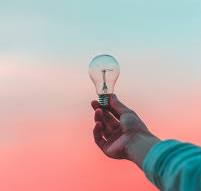
#> input picture images.jpg, 201 x 191 px
$ python Main.2.py
#> lines starting #> are read from the running program, lines starting #| are printed output that depends on the picture
import cv2
import numpy as np
import matplotlib.pyplot as plt

image = cv2.imread('images.jpg')
#> image is the input picture: shape (191, 201, 3); mean B, G, R 172.2, 174.3, 194.8
image_rgb = cv2.cvtColor(image, cv2.COLOR_BGR2RGB)

# Rotate the image by 45 degrees around its center
(h, w) = image.shape[:2]
#> h = 191; w = 201
center = (w//2, h//2)
#> center = (100, 95)
M = cv2.getRotationMatrix2D(center, 90, 1.0)  # rotate by 45 degrees
#> M = [[6.12e-17, 1, 5], [-1, 6.12e-17, 195]]
rotated = cv2.warpAffine(image, M, (w, h))
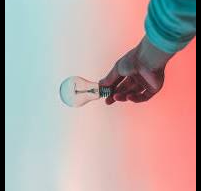
#> rotated: shape (191, 201, 3); mean B, G, R 163.1, 165.1, 185.1

rotated_rgb = cv2.cvtColor(rotated, cv2.COLOR_BGR2RGB)
plt.imshow(rotated_rgb)
plt.title("Rotated Image")
plt.show()

# Increase brightness by adding 50 to all pixel values
# Use cv2.add to avoid negative values or overflow
brightness_matrix = np.ones(image.shape, dtype="uint8") * 100
brighter = cv2.add(image, brightness_matrix)
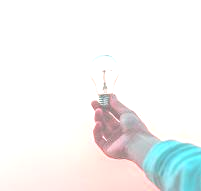
#> brighter: shape (191, 201, 3); mean B, G, R 243.3, 243.6, 242.2

brighter_rgb = cv2.cvtColor(brighter, cv2.COLOR_BGR2RGB)
plt.imshow(brighter_rgb)
plt.title("Brighter Image")
plt.show()
